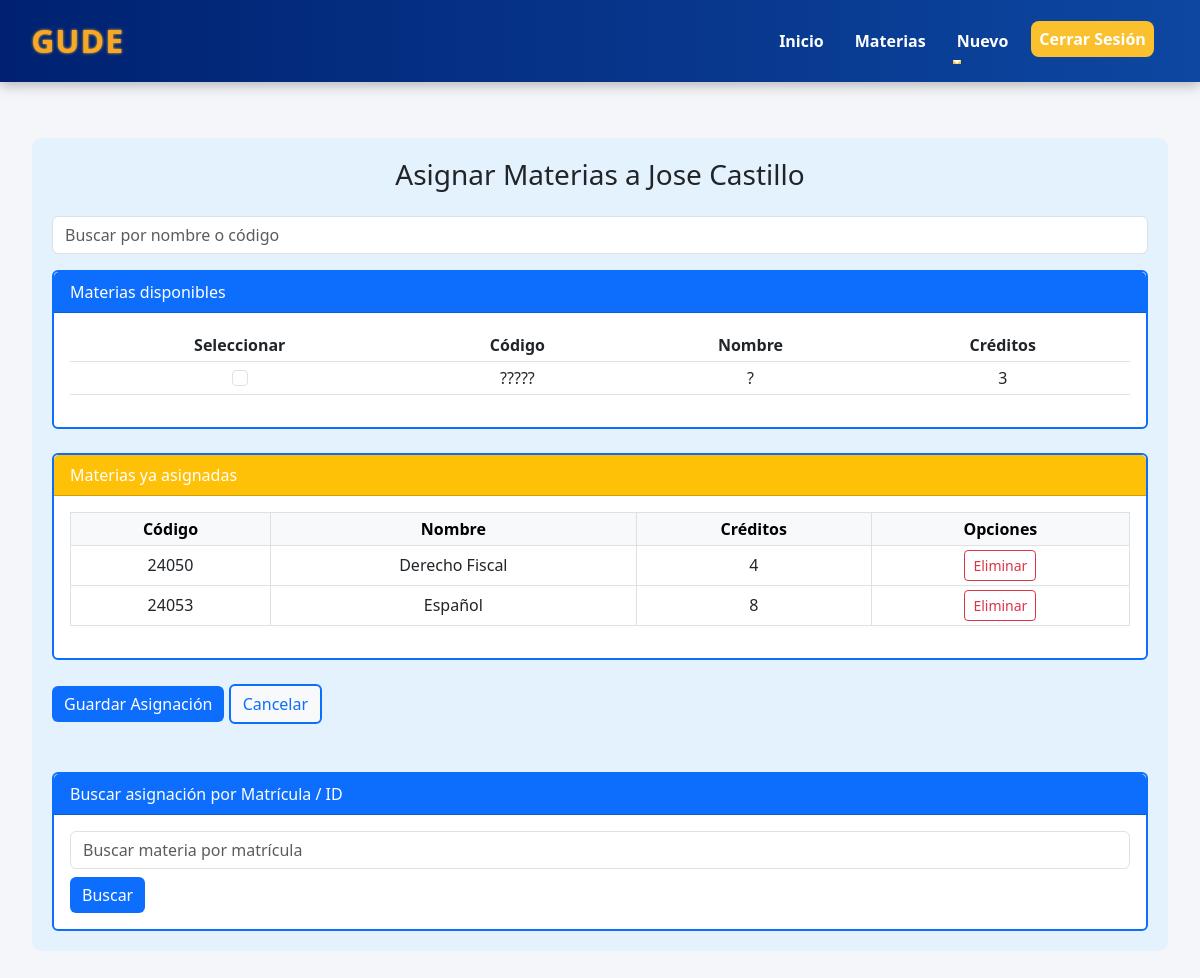
/asignarMaterias/0001/, run on an earlier commit of the app's database.
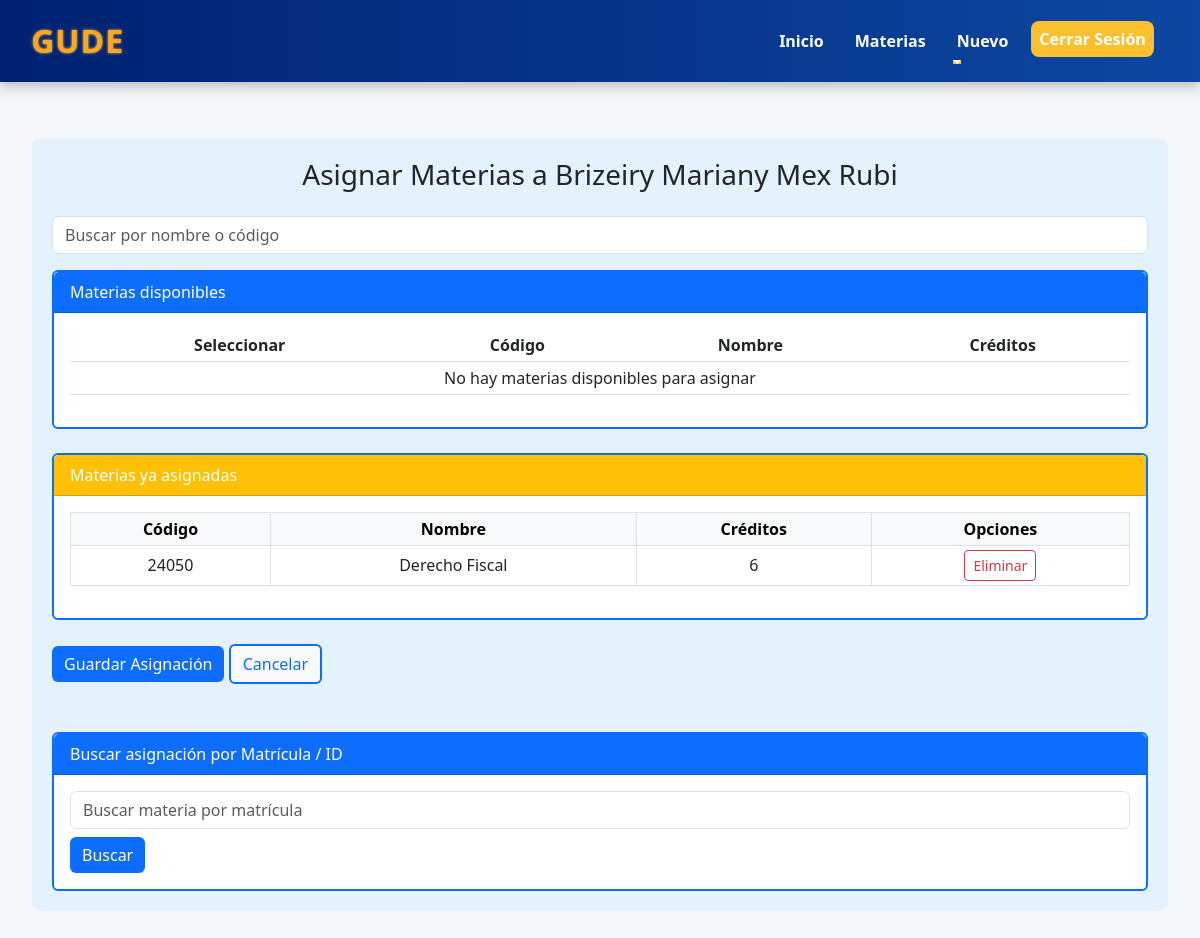
And on a later commit of the database.
### Aplicaciones/General/models.py (models this page shows, shortened)
class Docente(models.Model):
    id = models.CharField(primary_key=True, max_length=9)
    nombre = models.CharField(max_length=100)
    correo = models.EmailField()
    rfc = models.CharField(max_length=13)
    password = models.CharField(max_length=50, default='123456')
    cursos = models.ManyToManyField('Curso', related_name='docentes')

class Curso(models.Model):
    codigo = models.CharField(primary_key=True, max_length=6)
    nombre = models.CharField(max_length=50)
    creditos = models.PositiveSmallIntegerField()

### Aplicaciones/General/views.py (the view, shortened to what this page needs)
# urls.py: path('asignarMaterias/<str:docente_id>/', views.asignarMaterias, name='asignarMaterias'),
def asignarMaterias(request, docente_id):
    docente = get_object_or_404(Docente, pk=docente_id)
    cursos_asignados_a_otros = Curso.objects.filter(docentes__isnull=False).exclude(docentes=docente).distinct()
    cursos_asignados_al_docente = docente.cursos.all()
    cursos_disponibles = Curso.objects.exclude(
        codigo__in=cursos_asignados_a_otros.values_list('codigo', flat=True)
    ).exclude(
        codigo__in=cursos_asignados_al_docente.values_list('codigo', flat=True)
    )
    resultado_busqueda = None
    context = {
        'docente': docente,
        'cursos': cursos_disponibles,
        'cursos_docente': cursos_asignados_al_docente,
        'resultado_busqueda': resultado_busqueda,
    }
    return render(request, 'asignarMaterias.html', context)

### Aplicaciones/General/templates/asignarMaterias.html (shortened to what this page needs)
{% extends './base.html' %}
{% block body %}
<div class="container mt-4" style="background-color: #e3f2fd; padding: 20px; border-radius: 10px;">
    <h3 class="text-center text-dark mb-4">Asignar Materias a {{ docente.nombre }}</h3>
    <form method="post">
        <div class="form-group mb-3">
            <input type="text" id="filtroMaterias" class="form-control" placeholder="Buscar por nombre o código">
        </div>
        <div class="card mb-4 border-blue">
            <div class="card-header text-white" style="background-color: #0d6efd;">
                Materias disponibles
            </div>
            <div class="card-body table-responsive">
                <table class="table table-sm table-hover" id="tablaMaterias">
                    <thead>
                        <tr>
                            <th>Seleccionar</th>
                            <th>Código</th>
                            <th>Nombre</th>
                            <th>Créditos</th>
                        </tr>
                    </thead>
                    <tbody>
                        {% for curso in cursos %}
                        <tr>
                            <td><input class="form-check-input" type="checkbox" name="cursos" value="{{ curso.codigo }}"></td>
                            <td>{{ curso.codigo }}</td>
                            <td>{{ curso.nombre }}</td>
                            <td>{{ curso.creditos }}</td>
                        </tr>
                        {% empty %}
                        <tr><td colspan="4" class="text-center">No hay materias disponibles para asignar</td></tr>
                        {% endfor %}
                    </tbody>
                </table>
            </div>
        </div>
        <div class="card mb-4 border-blue">
            <div class="card-header text-white" style="background-color: #ffc107;">
                Materias ya asignadas
            </div>
            <div class="card-body table-responsive">
                {% if cursos_docente %}
                <table class="table table-sm table-bordered">
                    <thead class="table-light">
                        <tr>
                            <th>Código</th>
                            <th>Nombre</th>
                            <th>Créditos</th>
                            <th>Opciones</th>
                        </tr>
                    </thead>
                    <tbody>
                        {% for curso in cursos_docente %}
                        <tr>
                            <td>{{ curso.codigo }}</td>
                            <td>{{ curso.nombre }}</td>
                            <td>{{ curso.creditos }}</td>
                            <td>
                                <a href="{% url 'desasignar_materia' docente.id curso.codigo %}" class="btn btn-outline-danger btn-sm">Eliminar</a>
                            </td>
                        </tr>
                        {% endfor %}
                    </tbody>
                </table>
                {% else %}
                <p class="text-muted">Este docente aún no tiene materias asignadas.</p>
                {% endif %}
            </div>
        </div>
        <div class="mb-4">
            <button type="submit" class="btn btn-blue">Guardar Asignación</button>
            <a href="{% url 'nuevodocente' %}" class="btn btn-light border-blue">Cancelar</a>
        </div>
    </form>
    <div class="card mt-5 border-blue">
        <div class="card-header text-white" style="background-color: #0d6efd;">
            Buscar asignación por Matrícula / ID
        </div>
        <div class="card-body">
            <form method="get">
                <input type="text" name="buscar" placeholder="Buscar materia por matrícula" class="form-control mb-2">
                <button type="submit" class="btn btn-blue">Buscar</button>
            </form>
        </div>
    </div>
</div>
{% endblock %}

What changed in the data, as far as the page shows it:
removed Curso: codigo "?????", nombre "?", creditos "3", shown under "Asignar Materias a Jose Castillo"
removed Curso: codigo "24053", nombre "Español", creditos "8"
changed Docente: nombre "Jose Castillo" → "Brizeiry Mariany Mex Rubi"
changed Curso "Derecho Fiscal": creditos "4" → "6"
Also different on the page:
text now shown: "No hay materias disponibles para asignar"
